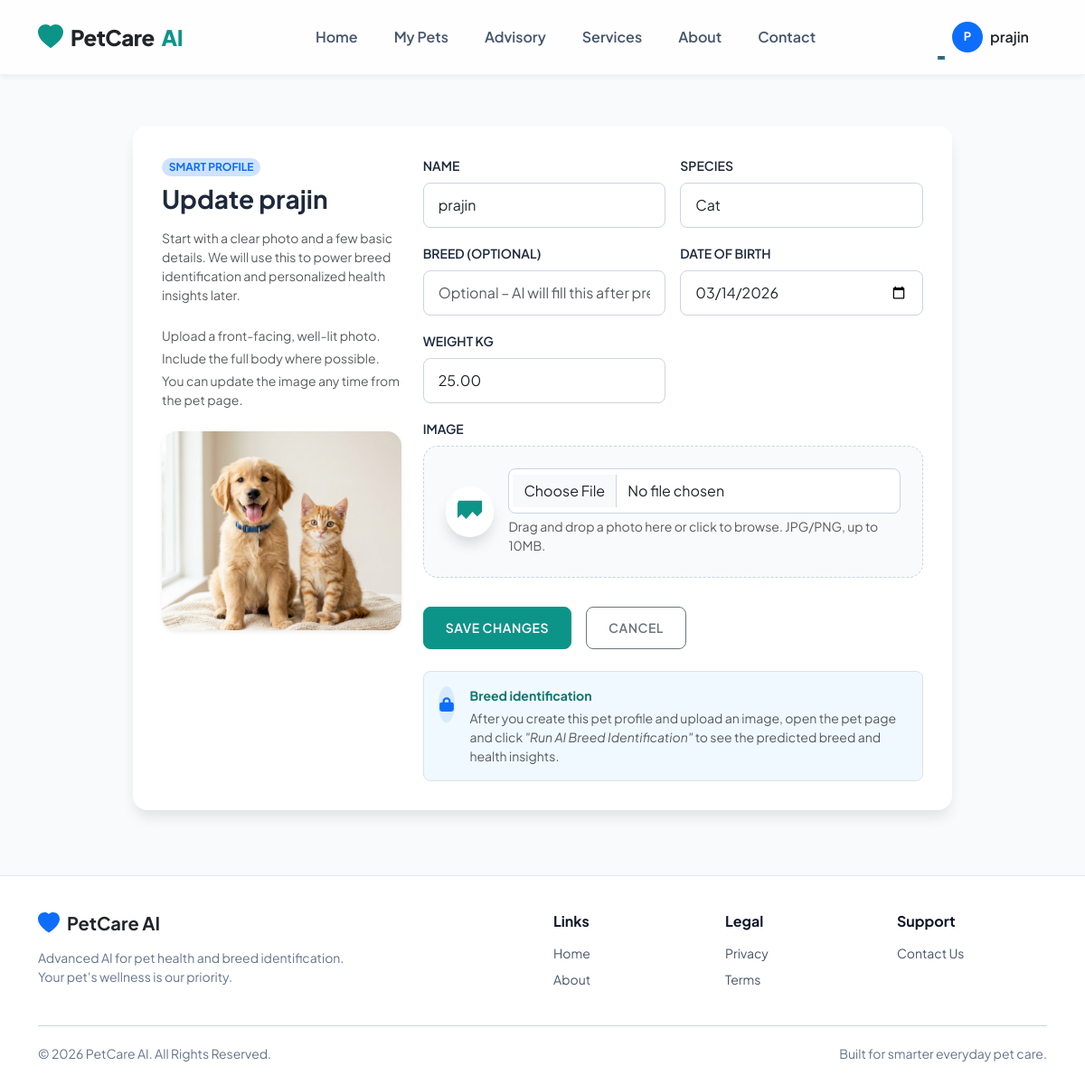
Page /pets/2/edit/ (signed in) on the committed database.
### pets/models.py (models this page shows, shortened)
class Pet(models.Model):
    SPECIES_CHOICES = [
        ("dog", "Dog"),
        ("cat", "Cat"),
    ]
    owner = models.ForeignKey(User, on_delete=models.CASCADE, related_name="pets")
    name = models.CharField(max_length=100)
    species = models.CharField(max_length=20, choices=SPECIES_CHOICES)
    breed = models.CharField(max_length=100, blank=True)
    date_of_birth = models.DateField(null=True, blank=True)
    weight_kg = models.DecimalField(max_digits=5, decimal_places=2, null=True, blank=True)
    image = models.ImageField(upload_to="pet_images/", null=True, blank=True)
    created_at = models.DateTimeField(auto_now_add=True)

### pets/views.py (the view)
# urls.py: path("<int:pet_id>/edit/", views.pet_edit_view, name="pet_edit"),
@login_required
def pet_edit_view(request, pet_id):
    dashboard_mode = request.path.startswith("/dashboard/")
    pet = get_object_or_404(Pet, id=pet_id, owner=request.user)
    if request.method == "POST":
        form = PetForm(request.POST, request.FILES, instance=pet)
        if form.is_valid():
            form.save()
            messages.success(request, f"{pet.name}'s profile has been updated.")
            return redirect("pets:pet_detail", pet_id=pet.id)
    else:
        form = PetForm(instance=pet)
    template_name = "pets/pet_form_dashboard.html" if dashboard_mode else "pets/pet_form.html"
    return render(
        request,
        template_name,
        {"form": form, "pet": pet, "active_section": "my_pets", "dashboard_mode": dashboard_mode},
    )

### templates/pets/pet_form.html
{% extends "base.html" %}
{% block content %}
<div class="container py-4">
    {% include "pets/_pet_form_content.html" %}
</div>
{% endblock %}

### templates/base.html (shortened to what this page needs)
<!DOCTYPE html>
<html lang="en">
<head>
    <link href="https://cdn.jsdelivr.net/npm/bootstrap@5.3.3/dist/css/bootstrap.min.css" rel="stylesheet">
    {% load static %}
    <link rel="stylesheet" href="{% static 'css/custom.css' %}?v=1.5">
</head>
<body class="{% block body_class %}{% endblock %}">
<nav class="navbar navbar-expand-lg navbar-light sticky-top py-3">
    <div class="container">
        <a class="navbar-brand d-flex align-items-center gap-2 text-primary" href="{% url 'home' %}">
            <svg xmlns="http://www.w3.org/2000/svg" width="28" height="28" fill="currentColor" class="bi bi-heart-fill" viewBox="0 0 16 16">
              <path fill-rule="evenodd" d="M8 1.314C12.438-3.248 23.534 4.735 8 15-7.534 4.736 3.562-3.248 8 1.314z"/>
            </svg>
            <span class="text-dark">PetCare</span> AI
        </a>
        <div class="collapse navbar-collapse" id="navbarNav">
            <ul class="navbar-nav mx-auto">
                <li class="nav-item"><a class="nav-link" href="{% url 'home' %}">Home</a></li>
                <li class="nav-item"><a class="nav-link" href="{% url 'pets:pet_list' %}">My Pets</a></li>
                <li class="nav-item"><a class="nav-link" href="{% url 'advisory:advisory_home' %}">Advisory</a></li>
                <li class="nav-item"><a class="nav-link" href="{% url 'advisory:service_finder' %}">Services</a></li>
                <li class="nav-item"><a class="nav-link" href="{% url 'about' %}">About</a></li>
                <li class="nav-item"><a class="nav-link" href="{% url 'contact' %}">Contact</a></li>
            </ul>
            <ul class="navbar-nav align-items-center">
                {% if user.is_authenticated %}
                    <li class="nav-item dropdown">
                        <a class="nav-link dropdown-toggle d-flex align-items-center gap-2" href="#" id="profileDropdown" role="button" data-bs-toggle="dropdown">
                             <div class="rounded-circle bg-primary text-white d-flex align-items-center justify-content-center fw-bold" style="width: 34px; height: 34px; font-size: 13px;">
                                {{ user.username|make_list|first|upper }}
                            </div>
                            <span class="d-none d-xl-inline text-dark">{{ user.username }}</span>
                        </a>
                    </li>
                {% endif %}
            </ul>
        </div>
    </div>
</nav>
<main class="{% block main_class %}container{% endblock %}">
    {% block content %}{% endblock %}
</main>
{% block footer %}
<footer class="footer">
    <div class="container">
        <div class="row gy-4 align-items-start">
            <div class="col-lg-4">
                <div class="d-flex align-items-center gap-2 mb-3 text-primary">
                    <svg width="24" height="24" fill="currentColor" viewBox="0 0 16 16"><path fill-rule="evenodd" d="M8 1.314C12.438-3.248 23.534 4.735 8 15-7.534 4.736 3.562-3.248 8 1.314z"/></svg>
                    <h5 class="text-dark mb-0 fw-bold">PetCare AI</h5>
                </div>
                <p class="text-muted small mb-0">Advanced AI for pet health and breed identification. Your pet's wellness is our priority.</p>
            </div>
            <div class="col-lg-2 offset-lg-2 col-md-4">
                <h6 class="fw-bold mb-3">Links</h6>
                <ul class="list-unstyled small">
                    <li class="mb-2"><a href="{% url 'home' %}" class="text-muted text-decoration-none">Home</a></li>
                    <li class="mb-2"><a href="{% url 'about' %}" class="text-muted text-decoration-none">About</a></li>
                </ul>
            </div>
            <div class="col-lg-2 col-md-4">
                <h6 class="fw-bold mb-3">Legal</h6>
                <ul class="list-unstyled small">
                    <li class="mb-2"><a href="#" class="text-muted text-decoration-none">Privacy</a></li>
                    <li class="mb-2"><a href="#" class="text-muted text-decoration-none">Terms</a></li>
                </ul>
            </div>
            <div class="col-lg-2 col-md-4">
                <h6 class="fw-bold mb-3">Support</h6>
                <ul class="list-unstyled small">
                    <li class="mb-2"><a href="{% url 'contact' %}" class="text-muted text-decoration-none">Contact Us</a></li>
                </ul>
            </div>
        </div>
        <hr class="footer-divider">
        <div class="footer-bottom small text-muted">
            <span>&copy; 2026 PetCare AI. All Rights Reserved.</span>
            <span>Built for smarter everyday pet care.</span>
        </div>
    </div>
</footer>
{% endblock %}
</body>
</html>

### templates/pets/_pet_form_content.html (shortened to what this page needs)
{% load static %}
<div class="row justify-content-center">
    <div class="col-lg-10">
        <div class="glass-card">
            <div class="row g-4 align-items-start">
                <div class="col-lg-4 d-none d-lg-block">
                    <div class="h-100 d-flex flex-column justify-content-between">
                        <div>
                            <span class="badge rounded-pill bg-primary-subtle text-primary small text-uppercase mb-2">
                                Smart profile
                            </span>
                            <h2 class="h3 fw-bold mb-3">
                                {% if pet %}Update {{ pet.name }}{% else %}Add a new pet{% endif %}
                            </h2>
                            <p class="text-muted small mb-4">
                                Start with a clear photo and a few basic details. We will use this to power breed
                                identification and personalized health insights later.
                            </p>
                            <ul class="list-unstyled small text-muted mb-0">
                                <li class="mb-1">Upload a front-facing, well-lit photo.</li>
                                <li class="mb-1">Include the full body where possible.</li>
                                <li>You can update the image any time from the pet page.</li>
                            </ul>
                        </div>
                        <div class="mt-4">
                            <img src="{% static 'images/hero_pet.png' %}" alt="Pet illustration"
                                 class="img-fluid rounded-4 shadow-sm object-fit-cover"
                                 style="max-height: 220px; width: 100%;">
                        </div>
                    </div>
                </div>
                <div class="col-lg-8">
                    <form method="post" enctype="multipart/form-data">
                        <div class="row g-3">
                            {% for field in form %}
                                {% if field.name == "image" %}
                                <div class="col-12">
                                    <label for="{{ field.id_for_label }}" class="form-label fw-semibold small text-uppercase">
                                        {{ field.label }}
                                    </label>
                                    <div class="file-dropzone p-3 p-sm-4 mb-2">
                                        <div class="d-flex flex-column flex-sm-row align-items-center gap-3">
                                            <div class="file-dropzone-icon d-flex align-items-center justify-content-center">
                                                <svg xmlns="http://www.w3.org/2000/svg" width="28" height="28" fill="currentColor" viewBox="0 0 16 16">
                                                    <path d="M.5 2a.5.5 0 0 0-.5.5v9.528l2.5-2.5 3 3L9.5 8l3 3 3-3v-7H.5z"/>
                                                </svg>
                                            </div>
                                            <div class="flex-grow-1 text-center text-sm-start">
                                                {{ field }}
                                                <div class="small text-muted mt-1">
                                                    Drag and drop a photo here or click to browse.
                                                    JPG/PNG, up to 10MB.
                                                </div>
                                            </div>
                                        </div>
                                    </div>
                                </div>
                                {% else %}
                                <div class="col-md-6">
                                    <label for="{{ field.id_for_label }}" class="form-label fw-semibold small text-uppercase">
                                        {{ field.label }}
                                    </label>
                                    {{ field }}
                                </div>
                                {% endif %}
                            {% endfor %}
                        </div>
                        <div class="d-flex flex-wrap gap-3 mt-4 align-items-center">
                            <button type="submit" class="btn btn-primary">
                                {% if pet %}Save Changes{% else %}Create Pet Profile{% endif %}
                            </button>
                            <a href="{% if pet %}{% url 'pets:pet_detail' pet.id %}{% elif dashboard_mode %}{% url 'analytics:my_pets_section' %}{% else %}{% url 'pets:pet_list' %}{% endif %}"
                               class="btn btn-outline-secondary">
                                Cancel
                            </a>
                        </div>
                        <div class="mt-4 p-3 rounded-3 border border-dashed" style="border-color: #bae6fd; background-color: #f0f9ff;">
                            <div class="d-flex flex-column flex-md-row align-items-start gap-3">
                                <div class="rounded-circle bg-primary bg-opacity-10 text-primary d-flex align-items-center justify-content-center"
                                     style="width: 40px; height: 40px;">
                                    <svg xmlns="http://www.w3.org/2000/svg" width="18" height="18" fill="currentColor" viewBox="0 0 16 16">
                                        <path d="M8 1a4 4 0 0 0-4 4v1H3a2 2 0 0 0-2 2v4.5A2.5 2.5 0 0 0 3.5 15h9A2.5 2.5 0 0 0 15 12.5V8a2 2 0 0 0-2-2h-1V5a4 4 0 0 0-4-4zM6 5a2 2 0 1 1 4 0v1H6V5z"/>
                                    </svg>
                                </div>
                                <div class="small text-muted">
                                    <strong class="d-block mb-1" style="color: #0f766e;">Breed identification</strong>
                                    <span>
                                        After you create this pet profile and upload an image, open the pet page and click
                                        <em>"Run AI Breed Identification"</em> to see the predicted breed and health insights.
                                    </span>
                                </div>
                            </div>
                        </div>
                    </form>
                </div>
            </div>
        </div>
    </div>
</div>

### rows in the picture
Pet: name "prajin", form "prajin" "Cat" "03/14/2026" "25.00"

### other values in the picture
{{ user.username|make_list|first|upper }} "P"
{{ user.username }} "prajin"
{{ field.label }} "NAME" "SPECIES" "BREED (OPTIONAL)" "DATE OF BIRTH" "WEIGHT KG"
{{ field.label }} "IMAGE"
